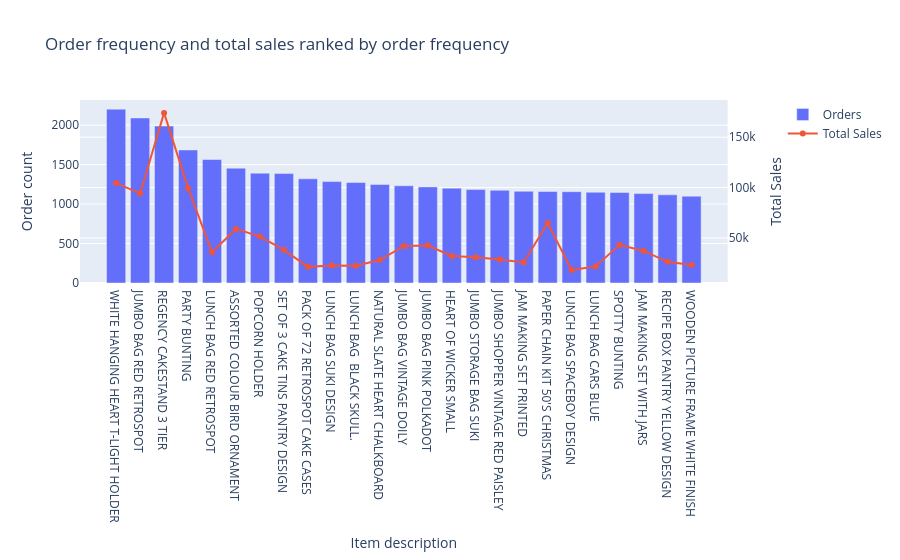

Here is the notebook cell this chart was saved with:
### Code cell
# 
fig_freq_sale = make_subplots(specs=[[{"secondary_y": True}]])

fig_freq_sale.add_trace(
    go.Bar(x=df_top_frequent.head(25)['description'],
           y=df_top_frequent.head(25)['in_orders'],
           name='Orders'),
           secondary_y=False
)
fig_freq_sale.add_trace(
    go.Scatter(x=df_top_frequent.head(25)['description'],
           y=df_top_frequent.head(25)['total_sales'],
           name='Total Sales',
           mode='lines+markers'),
           secondary_y=True
)
fig_freq_sale.update_layout(
    title_text="Order frequency and total sales ranked by order frequency"
)
fig_freq_sale.update_xaxes(
    title_text="Item description"
)
fig_freq_sale.update_yaxes(
    title_text="Order count", secondary_y=False,)
fig_freq_sale.update_yaxes(
   title_text="Total Sales", secondary_y=True
)

### Figure 1 — Plotly figure (JSON) as saved in the notebook; plotly's stock layout.template omitted (floating-point values rounded to 4 significant figures)
{"data": [{"name": "Orders", "type": "bar", "x": ["WHITE HANGING HEART T-LIGHT HOLDER", "JUMBO BAG RED RETROSPOT", "REGENCY CAKESTAND 3 TIER", "PARTY BUNTING", "LUNCH BAG RED RETROSPOT", "ASSORTED COLOUR BIRD ORNAMENT", "POPCORN HOLDER", "SET OF 3 CAKE TINS PANTRY DESIGN ", "PACK OF 72 RETROSPOT CAKE CASES", "LUNCH BAG SUKI DESIGN ", "LUNCH BAG  BLACK SKULL.", "NATURAL SLATE HEART CHALKBOARD ", "JUMBO BAG VINTAGE DOILY ", "JUMBO BAG PINK POLKADOT", "HEART OF WICKER SMALL", "JUMBO STORAGE BAG SUKI", "JUMBO SHOPPER VINTAGE RED PAISLEY", "JAM MAKING SET PRINTED", "PAPER CHAIN KIT 50'S CHRISTMAS ", "LUNCH BAG SPACEBOY DESIGN ", "LUNCH BAG CARS BLUE", "SPOTTY BUNTING", "JAM MAKING SET WITH JARS", "RECIPE BOX PANTRY YELLOW DESIGN", "WOODEN PICTURE FRAME WHITE FINISH"], "xaxis": "x", "y": [2203, 2092, 1989, 1686, 1565, 1455, 1392, 1387, 1320, 1285, 1273, 1249, 1232, 1218, 1202, 1184, 1175, 1162, 1160, 1157, 1150, 1147, 1133, 1117, 1100], "yaxis": "y"}, {"mode": "lines+markers", "name": "Total Sales", "type": "scatter", "x": ["WHITE HANGING HEART T-LIGHT HOLDER", "JUMBO BAG RED RETROSPOT", "REGENCY CAKESTAND 3 TIER", "PARTY BUNTING", "LUNCH BAG RED RETROSPOT", "ASSORTED COLOUR BIRD ORNAMENT", "POPCORN HOLDER", "SET OF 3 CAKE TINS PANTRY DESIGN ", "PACK OF 72 RETROSPOT CAKE CASES", "LUNCH BAG SUKI DESIGN ", "LUNCH BAG  BLACK SKULL.", "NATURAL SLATE HEART CHALKBOARD ", "JUMBO BAG VINTAGE DOILY ", "JUMBO BAG PINK POLKADOT", "HEART OF WICKER SMALL", "JUMBO STORAGE BAG SUKI", "JUMBO SHOPPER VINTAGE RED PAISLEY", "JAM MAKING SET PRINTED", "PAPER CHAIN KIT 50'S CHRISTMAS ", "LUNCH BAG SPACEBOY DESIGN ", "LUNCH BAG CARS BLUE", "SPOTTY BUNTING", "JAM MAKING SET WITH JARS", "RECIPE BOX PANTRY YELLOW DESIGN", "WOODEN PICTURE FRAME WHITE FINISH"], "xaxis": "x", "y": [104500.0, 94160.0, 174200.0, 99450.0, 35860.0, 58930.0, 51330.0, 38110.0, 21250.0, 22490.0, 22350.0, 27990.0, 42030.0, 42400.0, 32090.0, 30760.0, 28580.0, 25640.0, 64880.0, 18030.0, 21700.0, 43150.0, 37080.0, 26220.0, 23060.0], "yaxis": "y2"}], "layout": {"title": {"text": "Order frequency and total sales ranked by order frequency"}, "xaxis": {"anchor": "y", "domain": [0, 0.94], "title": {"text": "Item description"}}, "yaxis": {"anchor": "x", "domain": [0, 1], "title": {"text": "Order count"}}, "yaxis2": {"anchor": "x", "overlaying": "y", "side": "right", "title": {"text": "Total Sales"}}}}
